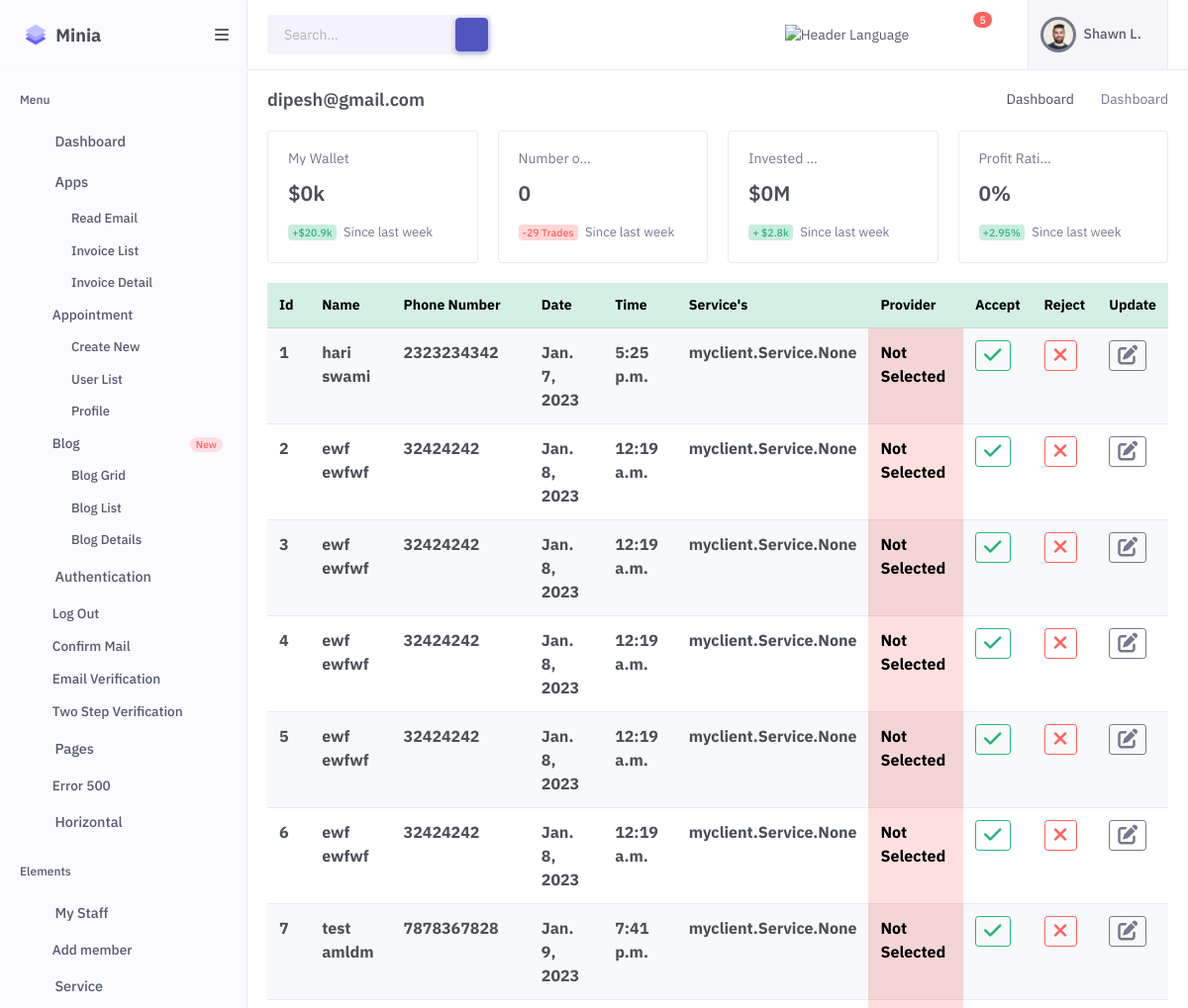
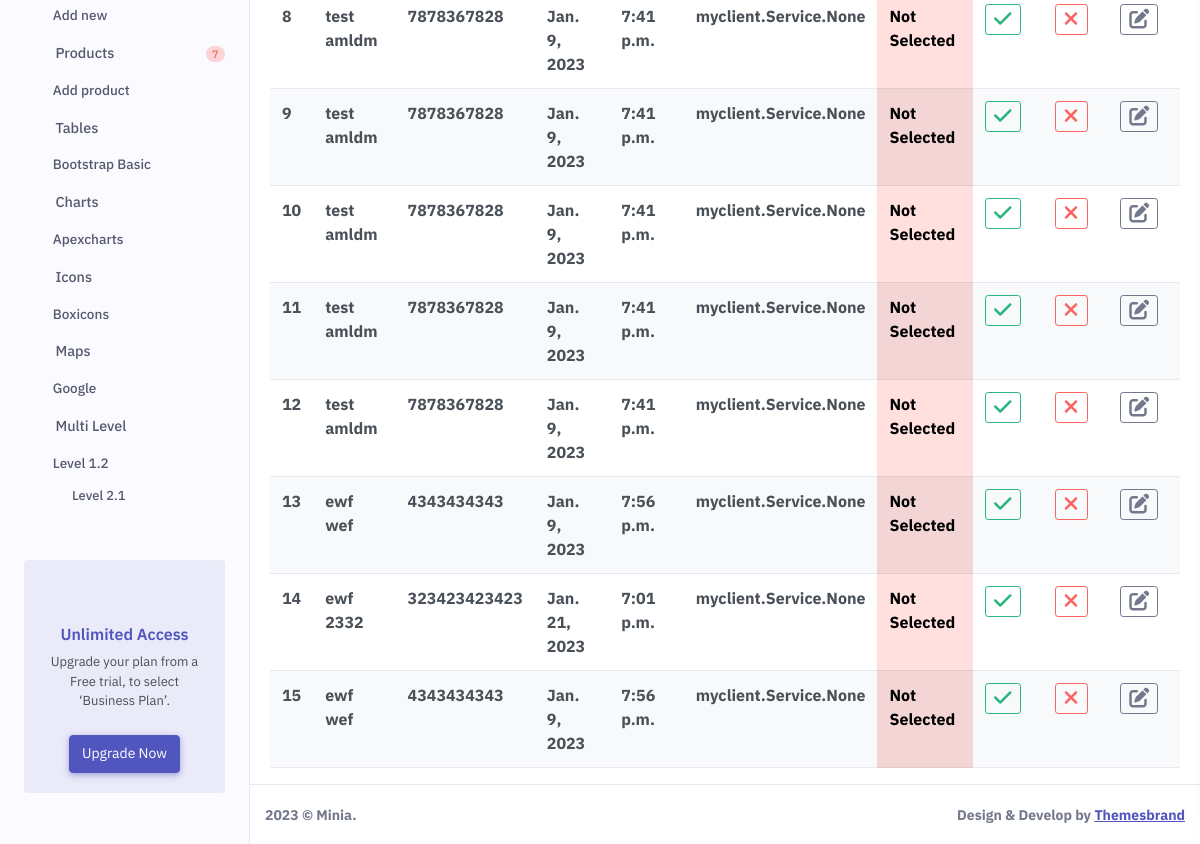
The app's page /dashboard/ (signed in) with its own data (2 pictures, top to bottom).
### account/models.py (models this page shows, shortened)
class CustomUser(AbstractUser):
    logo = models.ImageField(upload_to="logo/", null=True, blank=True)
    email = models.EmailField(
        _("email address"),
        max_length=255,
        unique=True,
    )
    username = models.CharField(unique=True, max_length=20)
    phone = models.CharField(max_length=15, unique=True)
    address = models.CharField(max_length=100)
    start_date = models.DateField(max_length=20, null=True, blank=True)
    end_date = models.DateField(max_length=20, null=True, blank=True)
    is_active = models.BooleanField(default=True)
    is_admin = models.BooleanField(default=False)
    objects = CustomUserManager()
    USERNAME_FIELD = "email"
    REQUIRED_FIELDS = ["username","phone"]

### myclient/models.py (models this page shows, shortened)
class Common(models.Model):
    created_at = models.DateTimeField(auto_now_add=True, editable=False)
    updated_at = models.DateTimeField(auto_now=True, editable=False)
    class Meta:
        abstract = True

class Appointment(Common):
    user = models.ForeignKey(
        User,
        on_delete=models.CASCADE,
        null=True,
        blank=True,
        related_name="appointment",
    )
    name = models.CharField(max_length=20)
    surname = models.CharField(max_length=200)
    phone = models.CharField(max_length=15)
    app_date = models.DateField(max_length=20)
    app_time = models.TimeField(max_length=10)
    service = models.ManyToManyField(Service, blank=True, related_name="app_service")
    objects = models.Manager()
    provided = models.ForeignKey(
        Staff,
        on_delete=models.SET_NULL,
        null=True,
        blank=True,
        related_name="app_staff",
    )
    appobject = AppointmentManager()
    def __str__(self):
        return self.name + " " + self.surname

### myclient/views.py (the view)
# urls.py: path("dashboard/", views.home, name="dashboard"),
@user_passes_test(lambda u: u.is_authenticated, login_url="/")
def home(request):
    print(request, "#############")
    data = Appointment.appobject.get_all_user_appointment(request.user)
    print("dataaaaaaaaaa", data)
    context = {"data": data}
    return render(request, "myclient/main.html", context)

### myclient/templates/myclient/main.html (shortened to what this page needs)
{% extends 'myclient/index.html' %}
{% load static %}
{% block custome_css %}
<link rel="stylesheet" href="https://cdnjs.cloudflare.com/ajax/libs/font-awesome/6.2.1/css/all.min.css" />
<link rel="stylesheet" href="https://cdnjs.cloudflare.com/ajax/libs/font-awesome/6.2.1/css/brands.min.css" />
<link rel="stylesheet" href="https://cdnjs.cloudflare.com/ajax/libs/font-awesome/6.2.1/css/fontawesome.min.css" />
{% endblock custome_css %}
{% block second_info %}
  <div class="row align-items-center">
    <div class="col-sm-12">
      <div class="table-responsive table-responsive-sm table-responsive-md table-hover">
        <table class="table table-striped table-hover">
          <thead class="table-success">
            <tr>
            <th scope="col">Id</th>
              <th scope="col">Name</th>
              <th scope="col">Phone Number</th>
              <th scope="col">Date</th>
              <th scope="col">Time</th>
              <th scope="col">Service's</th>
              <th scope="col">Provider</th>
              <th scope="col">Accept</th>
              <th scope="col">Reject</th>
              <th scope="col">Update</th>
            </tr>
          </thead>
            <tbody style="font-size:16px;">
              {% if data %}
                {% for dt in data %}
                <tr> <b>
                  <td><b>{{ forloop.counter }}</b></td>
                  <td><b>{{dt.name}} {{dt.surname}}</b></td>
                  <td><b>{{dt.phone}}</b></td>
                  <td><b>{{dt.app_date}}</b></td>
                  <td><b>{{dt.app_time}}</b></td>
                  <td><b>{{dt.service}}</b></td>
                  {% if not dt.provider %}
                    <td class="table-danger"><b>Not Selected</b></td>
                  {% else %}
                    <td><b>{{dt.provided}}</b></td>
                  {% endif %}
                  <center>
                    <td>
                      <a href="" class="btn btn-outline-success btn-sm">
                        <i class="fa-sharp fa-solid fa-check" style="font-size:20px;"></i>
                      </a></td>
                    <td>
                      <a href="" class="btn btn-outline-danger btn-sm">
                      <i class="fa-solid fa-xmark" style="font-size:20px;"></i>
                      </a></td>
                    <td>
                      <a href="" class="btn btn-outline-secondary btn-sm">
                      <i class="fa-solid fa-pen-to-square" style="font-size:20px;"></i>
                      </a></td>
                  </center>
                </tr>
                {% endfor %}
              {% endif %}
            </tbody>
        </table>
      </div>
    </div>
  </div>
{% endblock second_info %}

### myclient/templates/myclient/start_page.html
<div class="row">
  <div class="col-12">
    <div
      class="page-title-box d-sm-flex align-items-center justify-content-between"
    >
      <h4 class="mb-sm-0 font-size-18">{{request.user.email}}</h4>
      <div class="page-title-right">
        <ol class="breadcrumb m-0">
          <li class="breadcrumb-item">
            <a href="javascript: void(0);">Dashboard</a>
          </li>
          <li class="breadcrumb-item active">Dashboard</li>
        </ol>
      </div>
    </div>
  </div>
</div>

### records on screen
CustomUser: user.email "dipesh@gmail.com"
Appointment: name "hari", surname "swami", phone "2323234342", app_date "Jan. 7, 2023", app_time "5:25 p.m.", service "myclient.Service.None"
Appointment: name "ewf", surname "ewfwf", phone "32424242", app_date "Jan. 8, 2023", app_time "12:19 a.m.", service "myclient.Service.None"
Appointment: name "ewf", surname "ewfwf", phone "32424242", app_date "Jan. 8, 2023", app_time "12:19 a.m.", service "myclient.Service.None"
Appointment: name "ewf", surname "ewfwf", phone "32424242", app_date "Jan. 8, 2023", app_time "12:19 a.m.", service "myclient.Service.None"
Appointment: name "ewf", surname "ewfwf", phone "32424242", app_date "Jan. 8, 2023", app_time "12:19 a.m.", service "myclient.Service.None"
Appointment: name "ewf", surname "ewfwf", phone "32424242", app_date "Jan. 8, 2023", app_time "12:19 a.m.", service "myclient.Service.None"
Appointment: name "test", surname "amldm", phone "7878367828", app_date "Jan. 9, 2023", app_time "7:41 p.m.", service "myclient.Service.None"
Appointment: name "test", surname "amldm", phone "7878367828", app_date "Jan. 9, 2023", app_time "7:41 p.m.", service "myclient.Service.None"
Appointment: name "test", surname "amldm", phone "7878367828", app_date "Jan. 9, 2023", app_time "7:41 p.m.", service "myclient.Service.None"
Appointment: name "test", surname "amldm", phone "7878367828", app_date "Jan. 9, 2023", app_time "7:41 p.m.", service "myclient.Service.None"
Appointment: name "test", surname "amldm", phone "7878367828", app_date "Jan. 9, 2023", app_time "7:41 p.m.", service "myclient.Service.None"
Appointment: name "test", surname "amldm", phone "7878367828", app_date "Jan. 9, 2023", app_time "7:41 p.m.", service "myclient.Service.None"
Appointment: name "ewf", surname "wef", phone "4343434343", app_date "Jan. 9, 2023", app_time "7:56 p.m.", service "myclient.Service.None"
Appointment: name "ewf", surname "2332", phone "323423423423", app_date "Jan. 21, 2023", app_time "7:01 p.m.", service "myclient.Service.None"
Appointment: name "ewf", surname "wef", phone "4343434343", app_date "Jan. 9, 2023", app_time "7:56 p.m.", service "myclient.Service.None"
